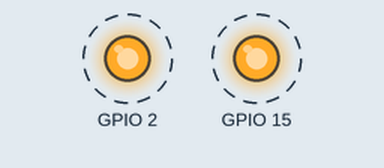
Simulated run of this program. Board: ESP32. Parts: output pins drawn as LEDs (lit = HIGH). Dashed ring = blinking. What the program prints to the serial monitor is not drawn.

Above: at 0.5 s.
Timing chart, 0 to 4.6 s (numbered marks = the images above):
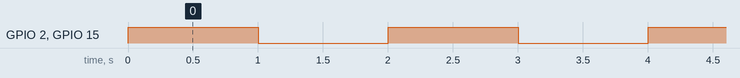

Measured:
- by itself, GPIO 2, GPIO 15: alternates HIGH for 1.0 s and LOW for 1.0 s

The program:

main.cpp
```cpp
/*

  Libs do framwork do arduino e do FreeRTOS

*/
#include <Arduino.h>
#include "freertos/FreeRTOS.h"
#include "freertos/task.h"

#define LED1 2
#define LED2 15

/*
  Variaveis para armazenamento do Handle das tasks
*/
TaskHandle_t task1Handle = NULL;
TaskHandle_t task2Handle = NULL;
TaskHandle_t task3Handle = NULL;


/*

  Prototipos das Tasks

*/
void vTaskBlink(void *pvParametes);
void vTask2(void *pvParametes);

int value = 500;


void setup() {
  Serial.begin(9600);
  xTaskCreatePinnedToCore(vTaskBlink, "TASK1", configMINIMAL_STACK_SIZE, (void*)LED1, 1, &task1Handle,APP_CPU_NUM);
  xTaskCreatePinnedToCore(vTask2, "TASK2", configMINIMAL_STACK_SIZE+1024, (void*)value, 2, &task2Handle,PRO_CPU_NUM);
  xTaskCreatePinnedToCore(vTaskBlink, "TASK3", configMINIMAL_STACK_SIZE, (void*)LED2, 1, &task3Handle,APP_CPU_NUM);

}

void loop() {
  vTaskDelay(1000);
}

void vTaskBlink(void *pvParametes){
  UBaseType_t uxHighWaterMark;
  int pin = (int)pvParametes;
  pinMode(pin,OUTPUT);
  while (1){
    digitalWrite(pin, !digitalRead(pin));
    vTaskDelay(1000);
    uxHighWaterMark = uxTaskGetStackHighWaterMark(NULL);
    Serial.print(pcTaskGetTaskName(NULL));
    Serial.print(" : ");
    Serial.println(uxHighWaterMark);

  }


}


void vTask2(void *pvParametes){
  UBaseType_t uxHighWaterMark;
  int cont = (int)pvParametes;
  while(1){
    Serial.println("Task 2:" + String(cont++));
    vTaskDelay(1000);
    uxHighWaterMark = uxTaskGetStackHighWaterMark(NULL);
    Serial.print(pcTaskGetTaskName(NULL));
    Serial.print(" : ");
    Serial.println(uxHighWaterMark);
  }


}
```
